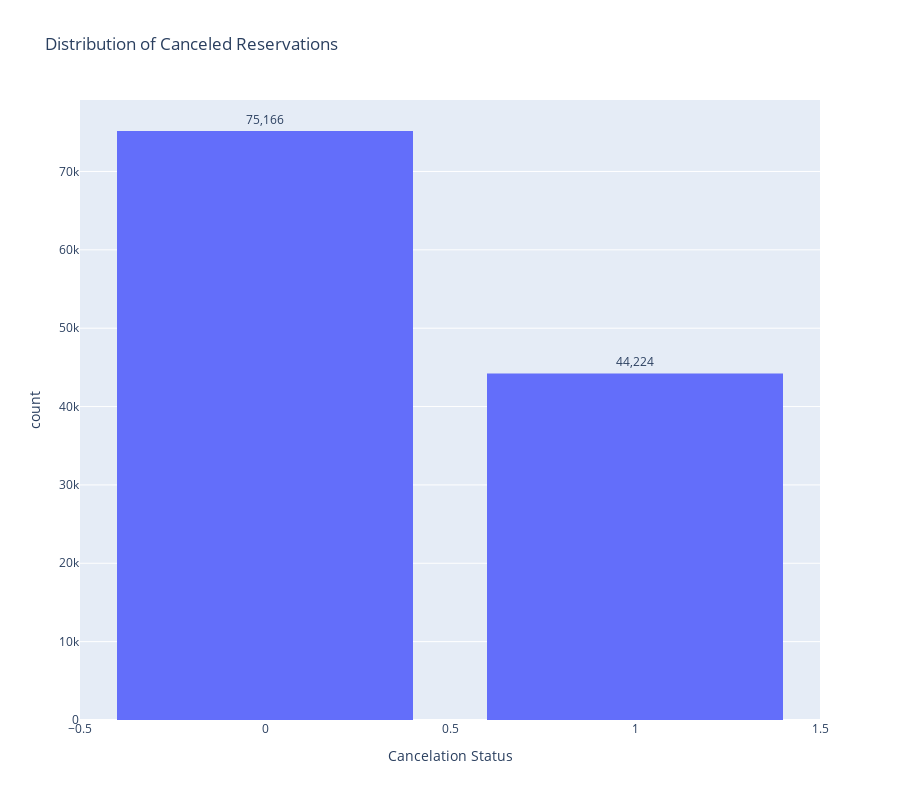

The notebook cell this image was saved under:
### Code cell
fig = px.histogram(df, x='is_canceled', title='Distribution of Canceled Reservations', 
                   labels={'is_canceled': 'Cancelation Status'},
                   nbins=2,  
                   width=900, height=800)

# Get counts for each category
counts = df['is_canceled'].value_counts()

# Add data labels with formatted counts
fig.update_traces(text=counts.apply(lambda x: f'{x:,.0f}'),
                  textposition='outside',  # Display text outside the bars
                  )

# Adjust the bargap between bars
fig.update_layout(bargap=0.2)

fig.show()

### Figure 1 — Plotly figure (JSON) as saved in the notebook; plotly's stock layout.template omitted (floating-point values rounded to 4 significant figures; data arrays with more than 128 entries replaced by an {"elided": "..."} marker saying what was removed)
{"data": [{"alignmentgroup": "True", "bingroup": "x", "hovertemplate": "Cancelation Status=%{x}<br>count=%{y}<extra></extra>", "legendgroup": "", "marker": {"color": "#636efa", "pattern": {"shape": ""}}, "name": "", "nbinsx": 2, "offsetgroup": "", "orientation": "v", "showlegend": false, "text": ["75,166", "44,224"], "textposition": "outside", "type": "histogram", "x": {"elided": "119390 int values"}, "xaxis": "x", "yaxis": "y"}], "layout": {"bargap": 0.2, "barmode": "relative", "height": 800, "legend": {"tracegroupgap": 0}, "title": {"text": "Distribution of Canceled Reservations"}, "width": 900, "xaxis": {"anchor": "y", "domain": [0, 1], "title": {"text": "Cancelation Status"}}, "yaxis": {"anchor": "x", "domain": [0, 1], "title": {"text": "count"}}}}
